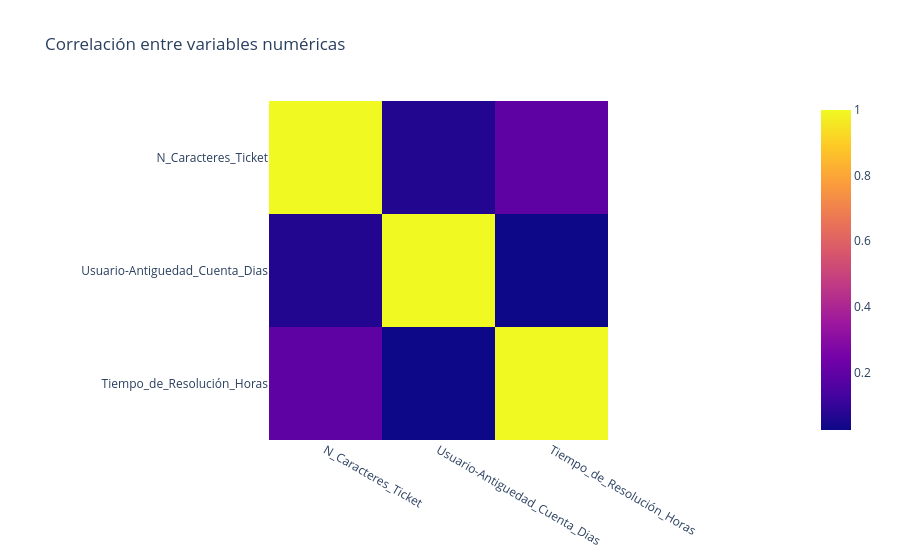

Notebook code for this chart:
### Code cell
# 4. Utiliza `corr` + `imshow` para analizar la correlación entre variables numéricas. _(0.1 pts)_

corr_matrix = df_tickets[num_cols].corr()

fig_corr = px.imshow(corr_matrix, title="Correlación entre variables numéricas")
fig_corr.show()

### Figure 1 — Plotly figure (JSON) as saved in the notebook; plotly's stock layout.template omitted (floating-point values rounded to 4 significant figures)
{"data": [{"coloraxis": "coloraxis", "hovertemplate": "x: %{x}<br>y: %{y}<br>color: %{z}<extra></extra>", "name": "0", "type": "heatmap", "x": ["N_Caracteres_Ticket", "Usuario-Antiguedad_Cuenta_Dias", "Tiempo_de_Resolución_Horas"], "xaxis": "x", "y": ["N_Caracteres_Ticket", "Usuario-Antiguedad_Cuenta_Dias", "Tiempo_de_Resolución_Horas"], "yaxis": "y", "z": [[1.0, 0.06506, 0.1943], [0.06506, 1.0, 0.02477], [0.1943, 0.02477, 1.0]]}], "layout": {"coloraxis": {"colorscale": [[0, "#0d0887"], [0.1111, "#46039f"], [0.2222, "#7201a8"], [0.3333, "#9c179e"], [0.4444, "#bd3786"], [0.5556, "#d8576b"], [0.6667, "#ed7953"], [0.7778, "#fb9f3a"], [0.8889, "#fdca26"], [1, "#f0f921"]]}, "title": {"text": "Correlación entre variables numéricas"}, "xaxis": {"anchor": "y", "constrain": "domain", "domain": [0, 1], "scaleanchor": "y"}, "yaxis": {"anchor": "x", "autorange": "reversed", "constrain": "domain", "domain": [0, 1]}}}
